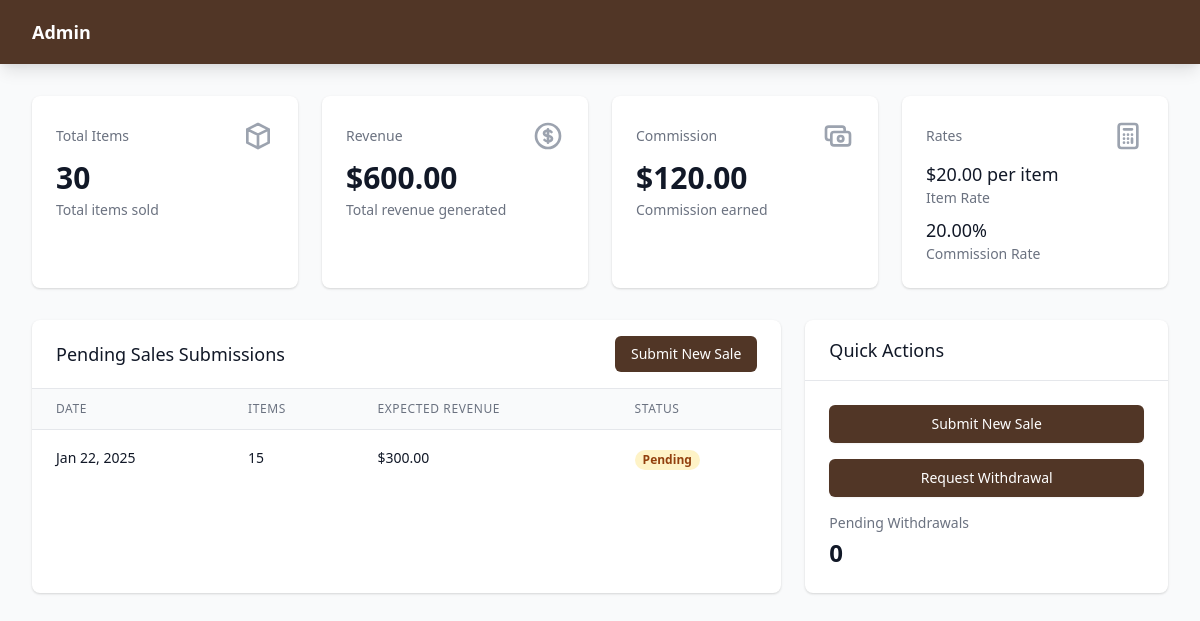
Screenshot of /vendor/dashboard/ (signed in) with the database file from the repository.
### vendor/models.py (models this page shows, shortened)
class VendorProfile(models.Model):
    PAYMENT_FREQUENCY_CHOICES = [
        ('WEEKLY', 'Weekly'),
        ('MONTHLY', 'Monthly'),
    ]
    user = models.OneToOneField(User, on_delete=models.CASCADE)
    business_name = models.CharField(max_length=200)
    address = models.TextField()
    phone = models.CharField(max_length=20)
    commission_rate = models.DecimalField(max_digits=5, decimal_places=2, default=10.00)
    item_rate = models.DecimalField(max_digits=10, decimal_places=2, default=0.00)  # Rate per item
    payment_frequency = models.CharField(
        max_length=10,
        choices=PAYMENT_FREQUENCY_CHOICES,
        default='MONTHLY'
    )
    is_approved = models.BooleanField(default=False)
    created_at = models.DateTimeField(auto_now_add=True)

### sales/models.py (models this page shows, shortened)
class SaleSubmission(models.Model):
    STATUS_CHOICES = [
        ('PENDING', 'Pending'),
        ('APPROVED', 'Approved'),
        ('REJECTED', 'Rejected'),
    ]
    vendor = models.ForeignKey(VendorProfile, on_delete=models.CASCADE)
    items_sold = models.IntegerField()
    notes = models.TextField(blank=True)
    status = models.CharField(max_length=10, choices=STATUS_CHOICES, default='PENDING')
    submitted_at = models.DateTimeField(auto_now_add=True)
    processed_at = models.DateTimeField(null=True, blank=True)
    @property
    def total_revenue(self):
        return self.items_sold * self.vendor.item_rate

### vendor/views.py (the view)
# urls.py: path('vendor/dashboard/', views.vendor_dashboard, name='vendor_dashboard'),
@login_required
def vendor_dashboard(request):
    vendor = VendorProfile.objects.get(user=request.user)
    sales = Sale.objects.filter(vendor=vendor)
    total_items = sales.aggregate(Sum('items_sold'))['items_sold__sum'] or 0
    total_revenue = sales.aggregate(Sum('amount'))['amount__sum'] or 0
    total_commission = sales.aggregate(Sum('commission_amount'))['commission_amount__sum'] or 0
    pending_submissions = SaleSubmission.objects.filter(
        vendor=vendor,
        status='PENDING'
    ).order_by('-submitted_at')
    recent_sales = sales.order_by('-created_at')[:10]
    pending_withdrawals = CommissionWithdrawal.objects.filter(
        vendor=vendor,
        status='PENDING'
    ).count()
    context = {
        'vendor': vendor,
        'total_items': total_items,
        'total_revenue': total_revenue,
        'total_commission': total_commission,
        'pending_submissions': pending_submissions,
        'recent_sales': recent_sales,
        'pending_withdrawals': pending_withdrawals,
    }
    return render(request, 'vendor_dash.html', context)

### templates/vendor_dash.html (shortened to what this page needs)
<!DOCTYPE html>
<html lang="en">
<head>
    <link href="https://cdnjs.cloudflare.com/ajax/libs/tailwindcss/2.2.19/tailwind.min.css" rel="stylesheet">
</head>
<body class="bg-gray-50">
    <nav class="custom-brown shadow-lg">
        <div class="max-w-7xl mx-auto px-4 sm:px-6 lg:px-8">
            <div class="flex justify-between h-16">
                <div class="flex items-center">
                    <span class="text-white text-lg font-semibold">{{ vendor.business_name }}</span>
                </div>
            </div>
        </div>
    </nav>
    <div class="max-w-7xl mx-auto px-4 sm:px-6 lg:px-8 py-8">
        <div class="grid grid-cols-1 md:grid-cols-4 gap-6 mb-8">
            <div class="bg-white rounded-lg shadow p-6">
                <div class="flex items-center justify-between">
                    <h3 class="text-gray-500 text-sm font-medium">Total Items</h3>
                    <svg class="h-8 w-8 text-gray-400" fill="none" stroke="currentColor" viewBox="0 0 24 24">
                        <path stroke-linecap="round" stroke-linejoin="round" stroke-width="2" d="M20 7l-8-4-8 4m16 0l-8 4m8-4v10l-8 4m0-10L4 7m8 4v10M4 7v10l8 4"></path>
                    </svg>
                </div>
                <p class="mt-2 text-3xl font-semibold text-gray-900">{{ total_items }}</p>
                <div class="mt-1 text-sm text-gray-500">Total items sold</div>
            </div>
            <div class="bg-white rounded-lg shadow p-6">
                <div class="flex items-center justify-between">
                    <h3 class="text-gray-500 text-sm font-medium">Revenue</h3>
                </div>
                <p class="mt-2 text-3xl font-semibold text-gray-900">${{ total_revenue|floatformat:2 }}</p>
                <div class="mt-1 text-sm text-gray-500">Total revenue generated</div>
            </div>
            <div class="bg-white rounded-lg shadow p-6">
                <div class="flex items-center justify-between">
                    <h3 class="text-gray-500 text-sm font-medium">Commission</h3>
                </div>
                <p class="mt-2 text-3xl font-semibold text-gray-900">${{ total_commission|floatformat:2 }}</p>
                <div class="mt-1 text-sm text-gray-500">Commission earned</div>
            </div>
            <div class="bg-white rounded-lg shadow p-6">
                <div class="flex items-center justify-between">
                    <h3 class="text-gray-500 text-sm font-medium">Rates</h3>
                </div>
                <div class="mt-2">
                    <p class="text-lg font-medium text-gray-900">${{ vendor.item_rate }} per item</p>
                    <p class="text-sm text-gray-500">Item Rate</p>
                </div>
                <div class="mt-2">
                    <p class="text-lg font-medium text-gray-900">{{ vendor.commission_rate }}%</p>
                    <p class="text-sm text-gray-500">Commission Rate</p>
                </div>
            </div>
        </div>
        <div class="grid grid-cols-1 lg:grid-cols-3 gap-6">
            <div class="lg:col-span-2 bg-white rounded-lg shadow">
                <div class="px-6 py-4 border-b border-gray-200 flex justify-between items-center">
                    <h2 class="text-lg font-medium text-gray-900">Pending Sales Submissions</h2>
                    <button onclick="location.href='#'"
                            class="px-4 py-2 text-sm font-medium text-white custom-brown rounded-md hover:opacity-90">
                        Submit New Sale
                    </button>
                </div>
                <div class="overflow-x-auto">
                    <table class="min-w-full divide-y divide-gray-200">
                        <thead class="bg-gray-50">
                            <tr>
                                <th class="px-6 py-3 text-left text-xs font-medium text-gray-500 uppercase tracking-wider">Date</th>
                                <th class="px-6 py-3 text-left text-xs font-medium text-gray-500 uppercase tracking-wider">Items</th>
                                <th class="px-6 py-3 text-left text-xs font-medium text-gray-500 uppercase tracking-wider">Expected Revenue</th>
                                <th class="px-6 py-3 text-left text-xs font-medium text-gray-500 uppercase tracking-wider">Status</th>
                            </tr>
                        </thead>
                        <tbody class="bg-white divide-y divide-gray-200">
                            {% for submission in pending_submissions %}
                            <tr>
                                <td class="px-6 py-4 whitespace-nowrap text-sm text-gray-900">{{ submission.submitted_at|date:"M d, Y" }}</td>
                                <td class="px-6 py-4 whitespace-nowrap text-sm text-gray-900">{{ submission.items_sold }}</td>
                                <td class="px-6 py-4 whitespace-nowrap text-sm text-gray-900">${{ submission.total_revenue|floatformat:2 }}</td>
                                <td class="px-6 py-4 whitespace-nowrap">
                                    <span class="px-2 inline-flex text-xs leading-5 font-semibold rounded-full bg-yellow-100 text-yellow-800">
                                        Pending
                                    </span>
                                </td>
                            </tr>
                            {% empty %}
                            <tr>
                                <td colspan="4" class="px-6 py-4 text-sm text-gray-500 text-center">No pending submissions</td>
                            </tr>
                            {% endfor %}
                        </tbody>
                    </table>
                </div>
            </div>
            <div class="bg-white rounded-lg shadow">
                <div class="px-6 py-4 border-b border-gray-200">
                    <h2 class="text-lg font-medium text-gray-900">Quick Actions</h2>
                </div>
                <div class="p-6">
                    <div class="space-y-4">
                        <button onclick="location.href='{% url 'submit_sales' %}'"
                                class="w-full flex justify-center py-2 px-4 border border-transparent rounded-md shadow-sm text-sm font-medium text-white custom-brown hover:opacity-90 focus:outline-none focus:ring-2 focus:ring-offset-2 focus:ring-brown-500">
                            Submit New Sale
                        </button>
                        <button onclick="location.href='{% url 'request_withdrawal' %}'"
                                class="w-full flex justify-center py-2 px-4 border border-transparent rounded-md shadow-sm text-sm font-medium text-white custom-brown hover:opacity-90 focus:outline-none focus:ring-2 focus:ring-offset-2 focus:ring-brown-500">
                            Request Withdrawal
                        </button>
                        <div class="mt-4">
                            <h3 class="text-sm font-medium text-gray-500">Pending Withdrawals</h3>
                            <p class="mt-1 text-2xl font-semibold text-gray-900">{{ pending_withdrawals }}</p>
                        </div>
                    </div>
                </div>
            </div>
        </div>
    </div>
</body>
</html>

### templates/vendor_dash.html (style rules this page uses)
.custom-brown { background-color: #513626; }

### rows the page displays
VendorProfile: business_name "Admin", item_rate "20.00", commission_rate "20.00"
SaleSubmission: submitted_at "Jan 22, 2025", items_sold "15", total_revenue "300.00"

### other values shown
{{ total_items }} "30"
{{ total_revenue|floatformat:2 }} "600.00"
{{ total_commission|floatformat:2 }} "120.00"
{{ pending_withdrawals }} "0"
